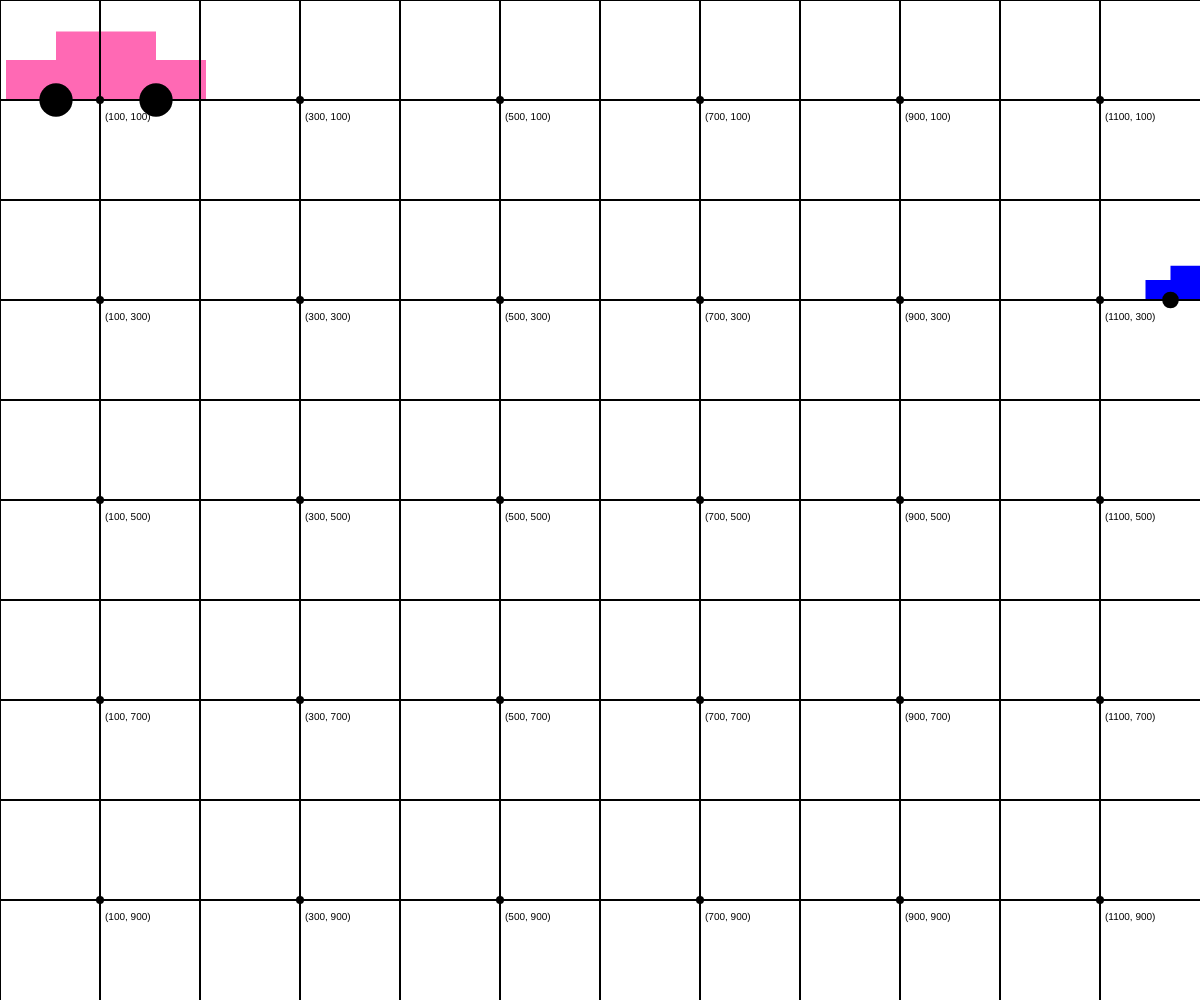
Frame 1 (no input)
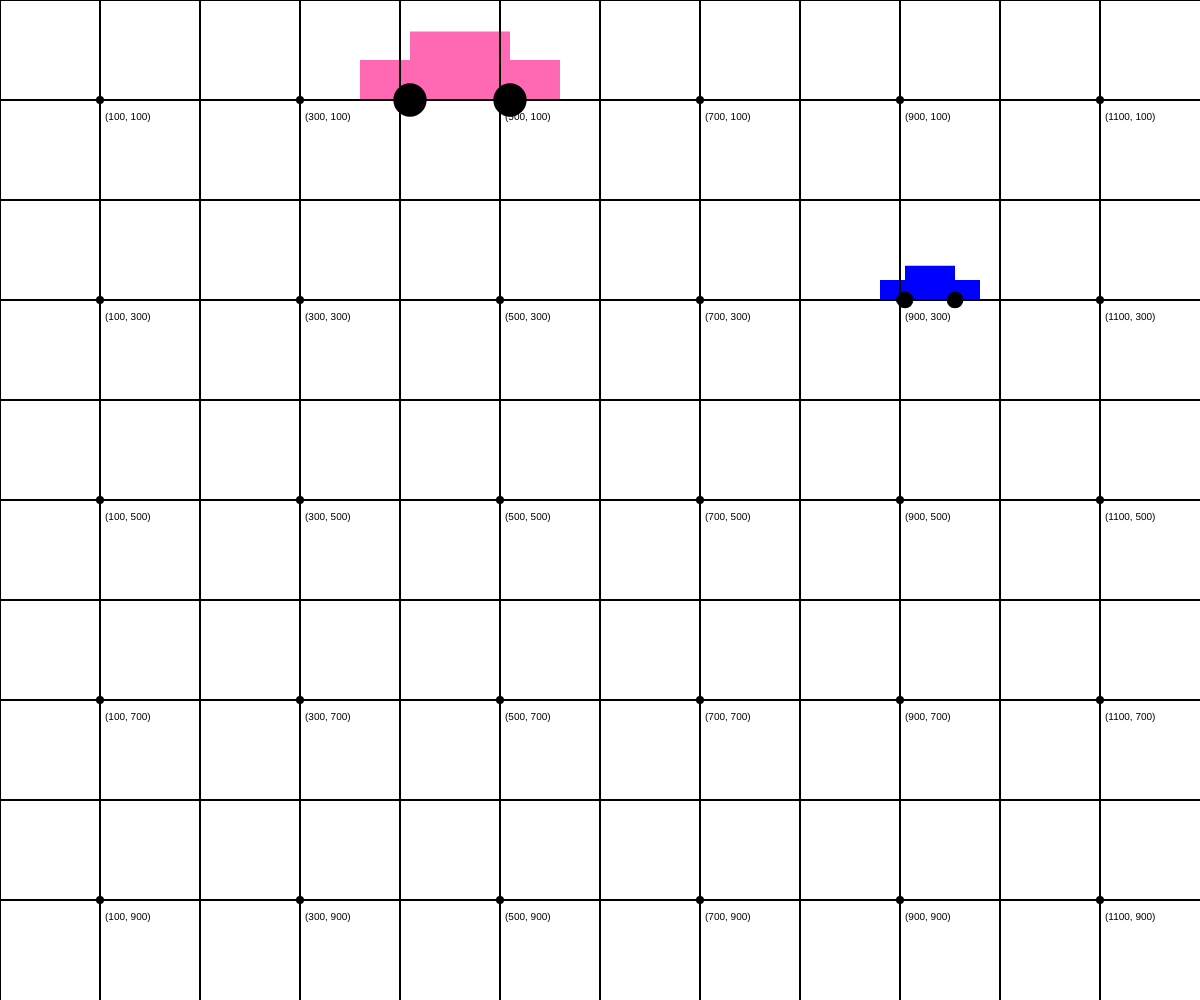
Frame 60 (no input)
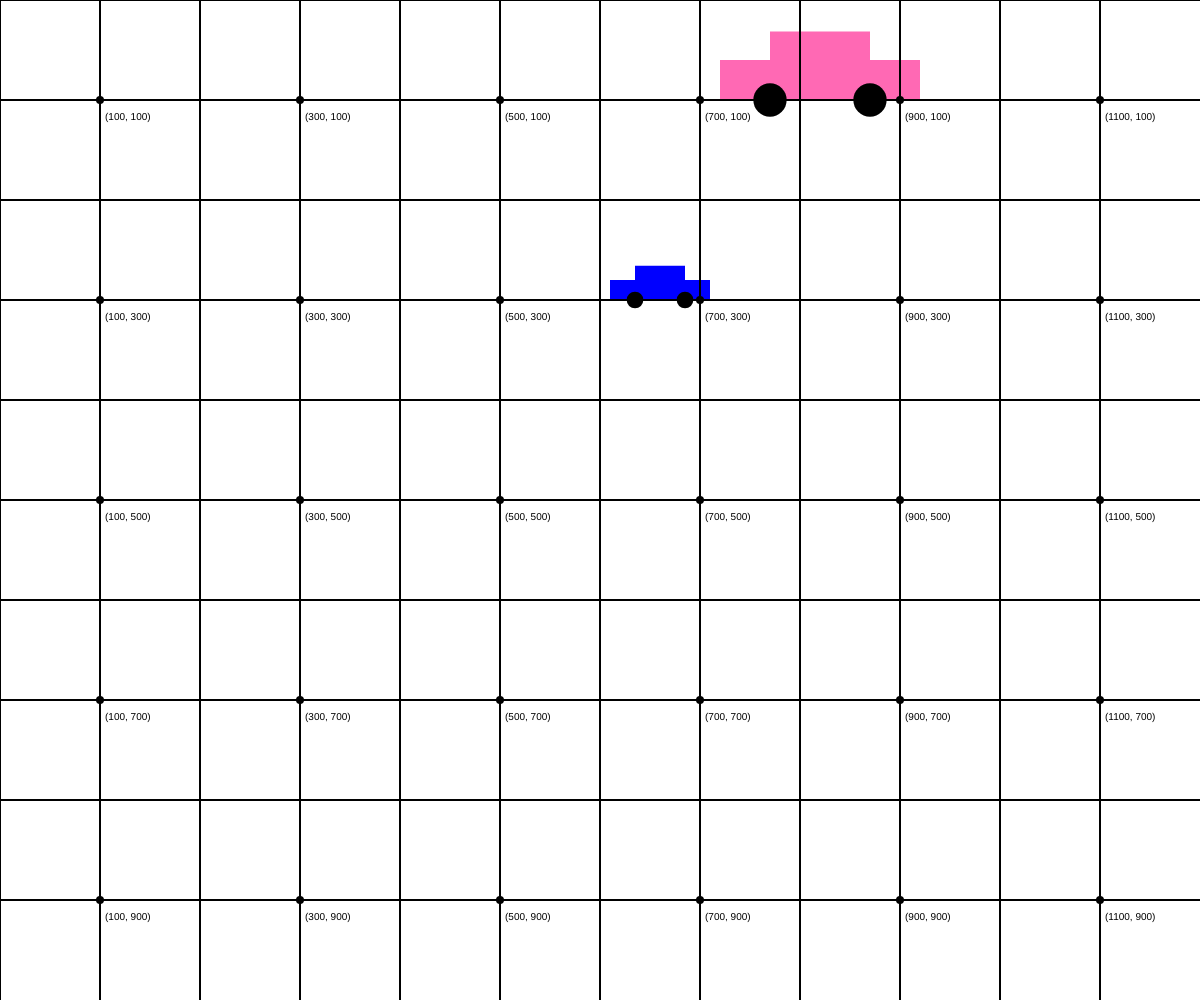
Frame 120 (the mouse pressed at the canvas centre since frame 60)

The p5.js sketch that drew these frames (run headless with seeded random() and noise() and a simulated clock; from frame 60 on, the mouse is pressed at the canvas centre):

// p5.js sketch
// ── sketch.js
const canvasWidth = window.innerWidth;
const canvasHeight = window.innerHeight; 

// feel free to change these values as you like!
const c1 = {
    x: 100,
    y: 100,
    width: 200,
    speed: 6.0,
    color: 'hotpink'
};

const c2 = {
    x: 1200,
    y: 300,
    width: 100,
    speed: 4.5,
    color: 'blue'
};


// required to set up the canvas:
function setup() {
    createCanvas(canvasWidth, canvasHeight);
}


// animation loop:
function draw() {
    // clear the canvas:
    clear();

    // move car1:
    c1.x += c1.speed;
    console.log(c1.x);

    // move car2:
    c2.x -= c2.speed;
    console.log(c2.x);

    if (c1.x > canvasWidth) {
        c1.x = 0;
    }

    if (c2.x < 0 - 200) {
        c2.x = canvasWidth + 200;
    }

    // redraw car1:
    drawCar(c1.x, c1.y, c1.width, c1.color);

    // redraw car1:
    drawCar(c2.x, c2.y, c2.width, c2.color);
    
    // draw the grid (optional -- feel free to remove this line):
    drawGrid(canvasWidth, canvasHeight);
}


// this function's job is to draw a car based on the 
// parameters the user passes in (x, y, size, fillColor, and wheelColor)
function drawCar(x, y, size, fillColor, wheelColor='black') {
    strokeWeight(0);
    
    // body
    fill(fillColor);
    rect(x - size/4, y - (size/5 + size/7), size / 2, size/7); // top
    rect(x - size/2, y - size/5, size, size/5); // bottom

    // wheels:
    fill(wheelColor);
    circle(x - size / 4, y, size / 6);
    circle(x + size / 4, y, size / 6);
}

// ── utilities.js
function drawGrid(canvasWidth, canvasHeight, color='black') {
    textSize(10);
    textStyle(NORMAL);
    // strokeColor(color);
    
    stroke(color);
    fill(color);
    for (let x = 0; x < canvasWidth; x += 100) {
		for (let y = 0; y < canvasHeight; y += 100) {
			strokeWeight(1);
			line(x, 0, x, canvasHeight);
			line(0, y, canvasWidth, y);
            if ((x + 100) % 200 == 0 && (y + 100) % 200 == 0) {
			    strokeWeight(8);
                point(x, y);
                strokeWeight(0);
                text(`(${x}, ${y})`, x + 5, y + 20);
            }
            strokeWeight(1);
		}
	}
    stroke(0);
    fill(0);
}
